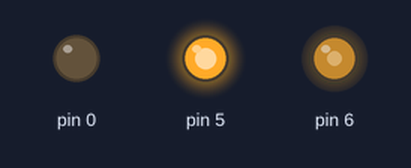
The sketch below on a simulated Arduino Uno, built for the host (arithmetic inside an expression is 32-bit, double 64-bit). Parts: output pins drawn as LEDs (lit = HIGH).

Above: at 0.1 s.
Timing chart, 0 to 1.6 s (numbered marks = the images above):
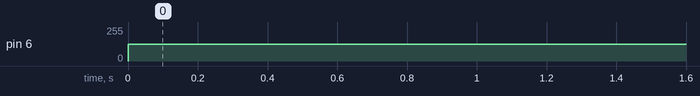

The sketch:

GC3DS.ino
```cpp
#include "Gamecube.h"
#include "DS.h"
#include "stdlib.h"

// Set debug to 1 to enable it, else set to 0
#define debug 0

// Define the gamecube data pin
#define GC_DATA_PIN 13

void setup() {
    if (debug) {
        // Set up Serial Communications
        Serial.begin(9600);
    }

    // Switching timer0 presclar to 1 so that PWM frequency on pin 5 and 6 is
    // 62.5KHz, making it easier to filter.
    // For details see http://playground.arduino.cc/Main/TimerPWMCheatsheet
    TCCR0B = (TCCR0B & 0b11111000) | 0x01;

    // Init 3DS Pins
    initialize_ds_pins();

    // Wait for GC controller (set up polling instead to detect if a
    // controller is connected or not?) [Rumble when found :)]
    // while(Gamecube.find_controller(GC_DATA_PIN) == false);
    while(Gamecube.begin(GC_DATA_PIN) == false);
}

void loop() {
    // Read data from the GB controller into the report struct
    Gamecube.read(false);

    // Trigger 3DS buttons from GC Buttons
    // XXX: Add mapping from GC to 3DS so you can code in any mapping
    // button_control(3DS.A, Gamecube.report.a);
    // Don't trigger A until we check for c-stick smashes
    button_control(DS.B, Gamecube.report.b);
    button_control(DS.X, Gamecube.report.x);
    button_control(DS.Y, Gamecube.report.y);
    button_control(DS.LEFT, Gamecube.report.dleft);
    button_control(DS.RIGHT, Gamecube.report.dright);
    button_control(DS.UP, Gamecube.report.dup);
    button_control(DS.DOWN, Gamecube.report.ddown);
    button_control(DS.START, Gamecube.report.start);

    // L/R Triggers
    // Do we want to trigger L or R on the triggers or the buttons?
    // Lets assume buttons for now
    button_control(DS.L, Gamecube.report.l);
    button_control(DS.R, Gamecube.report.r);

    // Code for triggers. Trigger after half way down
    // (can we just use the bool expression here?)
    //button_control(DS.L, Gamecube.report.left > 127 ? 1 : 0);
    //button_control(DS.R, Gamecube.report.right > 127 ? 1 : 0);

    // Trigger 3DS-Stick X and Y Axis from GC Stick (Not C-Pad)
    // Don't trigger circle pad until we check for c-stick smashes
    // circle_pad_control(Gamecube.report.xAxis, Gamecube.report.yAxis);

    // Smash Attacks (Is there even diagonal support for this?)
    if (Gamecube.c_stick.left) {
        circle_pad_control_direction(LEFT);
        button_control(DS.A, true);
    } else if (Gamecube.c_stick.right) {
        circle_pad_control_direction(RIGHT);
        button_control(DS.A, true);
    } else if (Gamecube.c_stick.up) {
        circle_pad_control_direction(UP);
        button_control(DS.A, true);
    } else if (Gamecube.c_stick.down) {
        circle_pad_control_direction(DOWN);
        button_control(DS.A, true);
    } else {
        // If the c-stick isn't touched, then just report A as usual
        // and also report the circle pad as usual as well
        button_control(DS.A, Gamecube.report.a);
        circle_pad_control(Gamecube.report.xAxis, Gamecube.report.yAxis);
    }
}
```

DS.cpp
```cpp
#include "DS.h"

DS_ DS;

// Pull a pin to ground to press it
void button_control(char pin, char state) {
    if (pin < 0) {
        return;
    }

    if (state == 0) {
        pinMode(pin, INPUT);
    } else {
        pinMode(pin, OUTPUT);
        digitalWrite(pin, LOW);
    }
}

// Write analog values to c-stick
void circle_pad_control(uint8_t x_val, uint8_t y_val) {
    analogWrite(DS.X_AXIS, (int)(255 - x_val));
    analogWrite(DS.Y_AXIS, (int)(y_val));
}

// Write one of the 4 cardinal directions to c-stick
// XXX: Update to 8 cardinal directions?
void circle_pad_control_direction(DS_circle_pad_direction direction) {
    switch(direction) {
        case RIGHT:
            circle_pad_control(255, 127);
            break;
        case LEFT:
            circle_pad_control(0, 127);
            break;
        case UP:
            circle_pad_control(127, 255);
            break;
        case DOWN:
            circle_pad_control(127, 0);
            break;
    }
}

void initialize_ds_pins(void) {
    const uint8_t NUM_PINS = 11;
    uint8_t pin_map[NUM_PINS] = {
        DS.A, DS.B, DS.X, DS.Y, DS.L, DS.R,
        DS.LEFT, DS.RIGHT, DS.UP, DS.DOWN, DS.START
    };

    // Set up all button pins, and give them initial values
    for (int i = 0; i < NUM_PINS; i++) {
        pinMode(pin_map[i], INPUT);
        button_control(pin_map[i], 0);
    }

    // Set up c-stick pins
    pinMode(DS.X_AXIS, OUTPUT);
    pinMode(DS.Y_AXIS, OUTPUT);
    analogWrite(DS.X_AXIS, 30);
    analogWrite(DS.Y_AXIS, 200);
}
```

DS.h
```cpp
#ifndef __DS_H__
#define __DS_H__

#include <Arduino.h>

typedef enum {
    LEFT = 0,
    RIGHT,
    UP,
    DOWN
} DS_circle_pad_direction;

void button_control(char pin, char state);
void circle_pad_control(uint8_t x_val, uint8_t y_val);
void circle_pad_control_direction(DS_circle_pad_direction direction);
void initialize_ds_pins(void);

// Set the pin definitions here
class DS_ {
  public:
    static const uint8_t A       =  0;
    static const uint8_t B       =  1;
    static const uint8_t X       =  2;
    static const uint8_t Y       =  3;
    static const uint8_t L       =  7;
    static const uint8_t R       =  4;
    static const uint8_t LEFT    =  8;
    static const uint8_t RIGHT   =  9;
    static const uint8_t UP      = 10;
    static const uint8_t DOWN    = 11;
    static const uint8_t START   = 12;

    // X and Y Axis must use PWM pins
    static const uint8_t X_AXIS  =  5;
    static const uint8_t Y_AXIS  =  6;
};

extern DS_ DS;

#endif
```

Gamecube.cpp
```cpp
#include "Gamecube.h"
//
// Gamecube Init
//

Gamecube_ Gamecube;

Gamecube_::Gamecube_(void) {
    // Prevents send/get from being called without calling begin()
    _bitMask = 0;
    // Clears the reports
    memset(&status, 0x00, sizeof(status));
    memset(&report, 0x00, sizeof(report));
}

bool Gamecube_::begin(uint8_t pin) {
    // Get the port mask and the pointers to the in/out/mode registers
    _bitMask = digitalPinToBitMask(pin);
    uint8_t port = digitalPinToPort(pin);
    _outPort = portOutputRegister(port);
    _inPort = portInputRegister(port);
    _modePort = portModeRegister(port);

    // Return status information for optional use
    return init();
}

bool Gamecube_::init(void) {
    // Only read values if begin() was called before
    if (!_bitMask) return false;

    // Initialize the gamecube conroller by sending it a null byte
    // This is unnecessary for a standard controller, but is required for the
    // Wavebird

    // 1 Received bit per byte raw input dump
    // for fast measurement

    // The dump is used for sending and getting new information in the same
    // array

    uint8_t raw_dump[sizeof(status) * 8];
    uint8_t command[] = { 0x00 };

    // We don't want interrupts getting in the way
    noInterrupts();

    // Send the command
    send(command, sizeof(command), _modePort, _outPort, _bitMask);

    // Read in data and dump it to raw_dump
    bool newinput = get(raw_dump, sizeof(raw_dump), _modePort, _outPort,
            _inPort, _bitMask);

    // End of time sensitive code
    interrupts();

    // Only translate the data if the input was valid
    if (newinput) {
        // Translate the data in raw_dump to something useful
        translate_raw_data(raw_dump, &status, sizeof(status));

        // Switch the first two bytes to compare it easy with the
        // documentation
        uint8_t temp = status.whole8[0];
        status.whole8[0] = status.whole8[1];
        status.whole8[1] = temp;
    }

    // Set c-stick orientation
    calculate_c_stick_orientation();

    // Return the status information for optional use
    return newinput;
}

void Gamecube_::end(void) {
    // Only read values if begin() was called before
    if (!_bitMask) return;

    // Turns off rumble by sending a normal reading request and discards the
    // information

    uint8_t command[] = { 0x40, 0x03, 0x00 };

    // Don't want interrupts getting in the way
    noInterrupts();

    // Send the command
    send(command, sizeof(command), _modePort, _outPort, _bitMask);

    // End of time sensitive code
    interrupts();

    // Stupid routine to wait for the gamecube controller to stop sending its
    // response. We don't care what it is, but we can't start asking for
    // status if it's still responding
    for (int i = 0; i < 10; i++) {
        // Make sure the line is idle for 10 iterations, should be plenty.
        // (About 7us)
        if (!(*_inPort & _bitMask)) {
            i = 0;
        }
    }

    // Reset that you need to call begin() again first
    _bitMask = 0;
}

//
// Gamecube Read
//

bool Gamecube_::read(bool rumble) {
    // Only read values if begin() was called before
    if (!_bitMask) return false;

    // Command to send to the gamecube controller. The last bit is rumble

    uint8_t raw_dump[sizeof(report) * 8];
    uint8_t command[] = { 0x40, 0x03, rumble & 0x01 };

    // Don't want interrupts getting in the way
    noInterrupts();

    // Send the command
    send(command, sizeof(command), _modePort, _outPort, _bitMask);

    // Read in data and dump it to raw_dump
    bool newinput = get(raw_dump, sizeof(raw_dump), _modePort, _outPort,
            _inPort, _bitMask);

    // End of time sensitive code
    interrupts();

    // Only translate the dataa if the input was valid
    if (newinput) {
        // Translate the data in raw_dump to something useful
        translate_raw_data(raw_dump, &report, sizeof(report));
    }

    // Set the c-stick orientation
    calculate_c_stick_orientation();

    // Return status information for optional use
    return newinput;
}

void Gamecube_::translate_raw_data(uint8_t raw_dump[], void *data,
        uint8_t length) {
    // The get function sloppily dumps its data 1 bit pre byte into the
    // get_status_extended char awway. It's out job to go through that and put
    // each piece neatly into the struct
    uint8_t *report = (uint8_t *)data;
    memset(report, 0, length);

    for (int i = 0; i < length * 8; i++) {
        report [i / 8] |= raw_dump[i] ? (0x80 >> (i % 8)) : 0;
    }
}

//
// Gamecube i/o Functions
//

//
// Send
//

// This sends the given byte sequence to the controller.
// Length must be at least 1.
// It destroys the buffer passed in as it send it.
// It fills the buffer with the answer from the controller
void Gamecube_::send(uint8_t *buffer, uint8_t length,
        volatile uint8_t *modePort, volatile uint8_t *outPort,
        uint8_t bitMask) {
    // Prepare pin for output and pull it high
    *outPort  |= bitMask; // HIGH
    *modePort |= bitMask; // OUT
    *outPort  |= bitMask; // HIGH

    // This routine is very carefully timed by examining the assembly output
    // Do not change any statements, it could throw the timings off
    //
    // We get 16 cycles per microsecond, which should be plenty, but we need
    // to be conservative. Most assembly ops take 1 cycle, but a few take 2
    //
    // I use manually constructed for-loops out of gotos so I have more
    // control over the outputted assembly. I can insert nops where it was
    // impossible with a for loop

    // Starting outer for loop
    outer_loop:
    {
        // Starting inner for loop
        // Send these bytes
        uint8_t bits = 8;
        inner_loop:
        {
            // Starting a bit, set the line low
            *outPort &= ~bitMask; // LOW, 5 cycles

            // Branching
            if (*buffer >> 7) { // 8 Cycles to enter
                // Bit is a 1, 2 cycles
                // remain low for 1us, then go high for 3us
                // NOP block 1
                asm volatile ("nop\n");

                // Setting line to high
                *outPort |= bitMask; // HIGH, 5 cycles

                // NOP block 2
                // We'll wait only 2 us to sync up with both conditions
                // at the bottom of the if statement
                asm volatile (
                    "nop\nnop\nnop\nnop\nnop\n"
                    "nop\nnop\nnop\nnop\nnop\n"
                    "nop\nnop\nnop\nnop\nnop\n"
                    "nop\nnop\nnop\nnop\nnop\n"
                    "nop\nnop\nnop\nnop\nnop\n"
                    "nop\nnop\nnop\nnop\nnop\n"
                );
            } else {
                // Bit is a 0, 3 cycles to enter
                // Remain low for 3us, then go high for 1 us
                // NOP block 3
                asm volatile (
                    "nop\nnop\nnop\nnop\nnop\n"
                    "nop\nnop\nnop\nnop\nnop\n"
                    "nop\nnop\nnop\nnop\nnop\n"
                    "nop\nnop\nnop\nnop\nnop\n"
                    "nop\nnop\nnop\nnop\nnop\n"
                    "nop\nnop\nnop\nnop\nnop\n"
                    "nop\nnop\n"
                );

                // Setting the line to high
                *outPort |= bitMask; // HIGH, 5 cycles

                // Wait for 1us
                // End of conditional branch, need to wait 1us more before
                // next bit
            }
            // End of the if, the line is high and needs to remain high for
            // exactly 16 more cycles, regardless of the previous branch path

            // Finishing inner loop body
            --bits;
            if (bits != 0) {
                // NOP block 4
                // This block is why a for loop was impossible
                asm volatile ("nop\nnop\n");
                // Rotating out bits
                *buffer <<= 1;

                goto inner_loop;
            } // Fall out of inner loop
        }
        // Continuing outer loop
        // In this case: The inner loop exits and the outer loop iterates,
        // there are /exactly/ 16 cycles taken up by the necessary operations.
        // So no NOPs are needed here (that was lucky!)
        // Due to the modification of the 2 unnecessary cycles somehow
        // dissapeared and this information might be wrong

        --length;
        if (length != 0) {
            ++buffer;
            // NOP block 5 (added)
            // asm volatile ("nop\n");
            goto outer_loop;
        } // fall out of outer loop
    }

    // Send a single stop (1) bit
    // NOP block 6
    asm volatile ("nop\nnop\nnop\nnop\nnop\n");
    *outPort &= ~bitMask; // LOW, 5 cycles

    // Wait 1us, 16 cycles, then raise the line
    // NOP block 7
    asm volatile (
        "nop\nnop\nnop\nnop\nnop\n"
        "nop\nnop\nnop\nnop\nnop\n"
        "nop\n"
    );
    *outPort |= bitMask; // HIGH, 5 cycles
}

bool Gamecube_::get(uint8_t *buffer, uint8_t length,
        volatile uint8_t *modePort, volatile uint8_t *outPort,
        volatile uint8_t *inPort, uint8_t bitMask) {
    // Prepare pin for input with pullup
    *modePort &= ~bitMask; // IN
    *outPort |= bitMask; // HIGH, 5 cycles

    // Listen for the expected 8 bytes of data back from the controller and
    // blast it out to the raw_dump array, one bit per byte for extra speed.
    // Afterwards, call translate_raw_data() to interpret the raw data and
    // pack it into the struct
    // Starting to listen
    uint8_t timeout;

    // Again, using gotos here to make the assembly more predictable and
    // optimization easier (please don't kill me)
    get_loop:
    {
        // The port thing takes way longer, so timeout is 5 loops, this means
        // after 4us it will timeout
        timeout = 0x05;

        // Wait for the line to go low
        while (*inPort & bitMask) {
            timeout --;
            if (!timeout) {
                return false;
            }
        }

        // Wait approx 1.5us and poll the line
        asm volatile (
            "nop\nnop\nnop\nnop\nnop\n"
            "nop\nnop\nnop\nnop\nnop\n"
            "nop\nnop\nnop\nnop\nnop\n"
            "nop\nnop\n"
        );

        *buffer = *inPort & bitMask;

        ++buffer;
        --length;
        if (length == 0) {
            return true;
        }

        // Wait for line to go high again, 1.5us
        asm volatile (
            "nop\nnop\nnop\nnop\nnop\n"
            "nop\nnop\nnop\nnop\nnop\n"
            "nop\nnop\nnop\nnop\nnop\n"
            "nop\n"
        );
        goto get_loop;
    }
}

// Gamecube Helper functions
void Gamecube_::calculate_c_stick_orientation() {
    // Reset C-Stick Object
    c_stick.whole8 = 0;

    // XXX: Fine tune these values a little more
    // Left
    if (report.cxAxis < 80) {
        c_stick.left = 1;
    }

    // Right
    if (report.cxAxis > 170) {
        c_stick.right = 1;
    }

    // Up
    if (report.cyAxis > 170) {
        c_stick.up = 1;
    }

    // Down
    if (report.cyAxis < 80) {
        c_stick.down = 1;
    }
}
```

Source omitted: Gamecube.h (3534 bytes)

Measured:
- by itself, pin 6: 0/255 → 127/255 at 0.00 s
